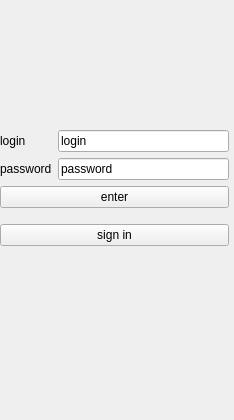
<?xml version="1.0" encoding="UTF-8"?>
<ui version="4.0">
 <class>MainWindow</class>
 <widget class="QMainWindow" name="MainWindow">
  <property name="geometry">
   <rect>
    <x>0</x>
    <y>0</y>
    <width>234</width>
    <height>420</height>
   </rect>
  </property>
  <property name="windowTitle">
   <string>MainWindow</string>
  </property>
  <widget class="QWidget" name="centralwidget">
   <widget class="QWidget" name="layoutWidget">
    <property name="geometry">
     <rect>
      <x>0</x>
      <y>120</y>
      <width>229</width>
      <height>137</height>
     </rect>
    </property>
    <layout class="QVBoxLayout" name="verticalLayout_4">
     <item>
      <layout class="QVBoxLayout" name="verticalLayout_3">
       <item>
        <layout class="QHBoxLayout" name="horizontalLayout">
         <item>
          <layout class="QVBoxLayout" name="verticalLayout_2">
           <item>
            <widget class="QLabel" name="label">
             <property name="text">
              <string>login</string>
             </property>
            </widget>
           </item>
           <item>
            <widget class="QLabel" name="label_2">
             <property name="text">
              <string>password</string>
             </property>
            </widget>
           </item>
          </layout>
         </item>
         <item>
          <layout class="QVBoxLayout" name="verticalLayout">
           <item>
            <widget class="QLineEdit" name="lineEdit">
             <property name="text">
              <string>login</string>
             </property>
            </widget>
           </item>
           <item>
            <widget class="QLineEdit" name="lineEdit_2">
             <property name="text">
              <string>password</string>
             </property>
            </widget>
           </item>
          </layout>
         </item>
        </layout>
       </item>
       <item>
        <widget class="QPushButton" name="pushButton">
         <property name="text">
          <string>enter</string>
         </property>
        </widget>
       </item>
      </layout>
     </item>
     <item>
      <widget class="QPushButton" name="pushButton_2">
       <property name="text">
        <string>sign in</string>
       </property>
      </widget>
     </item>
    </layout>
   </widget>
  </widget>
 </widget>
 <resources/>
 <connections/>
</ui>
